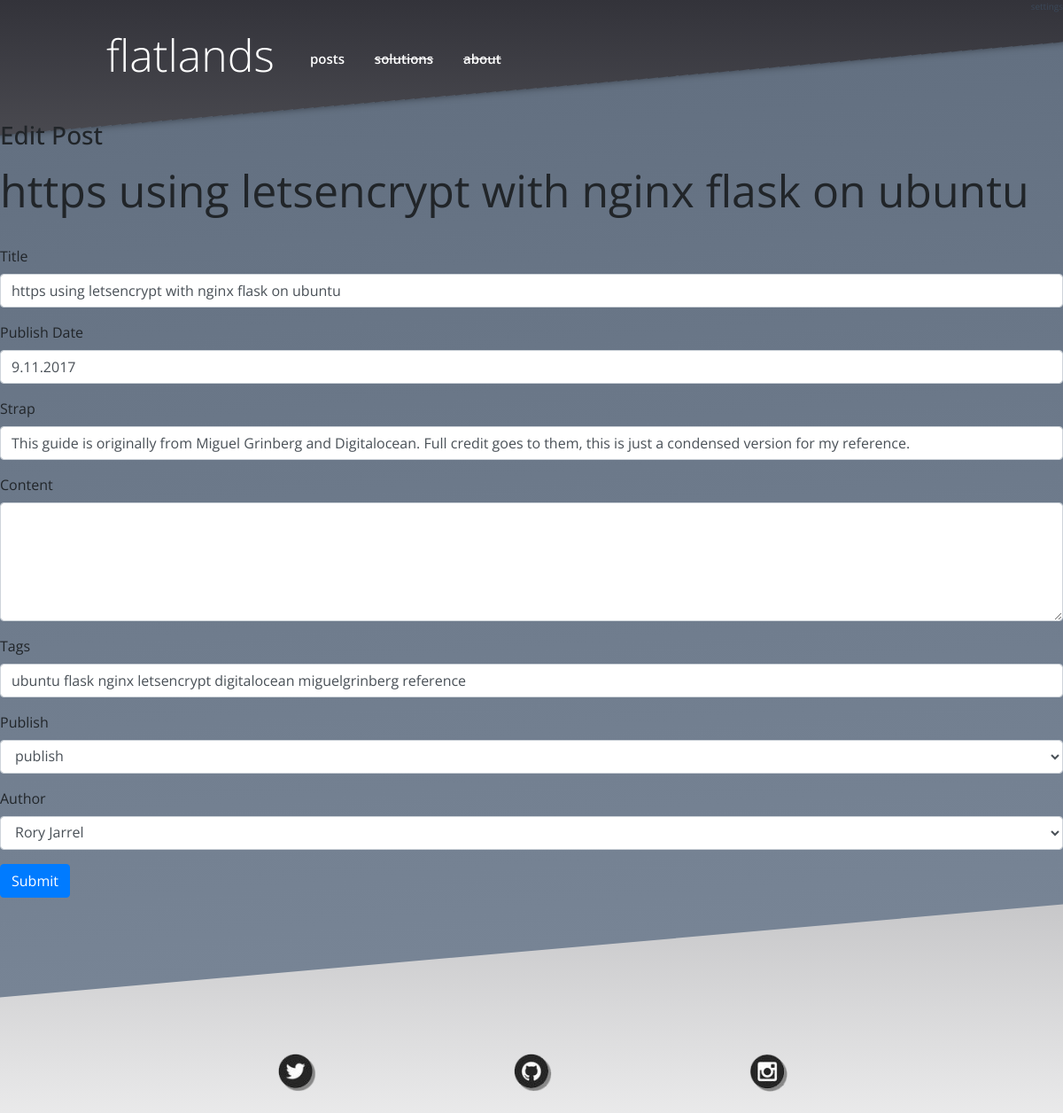
The app's page /article/edit/https-using-letsencrypt-with-nginx-flask-on-ubuntu, older data.
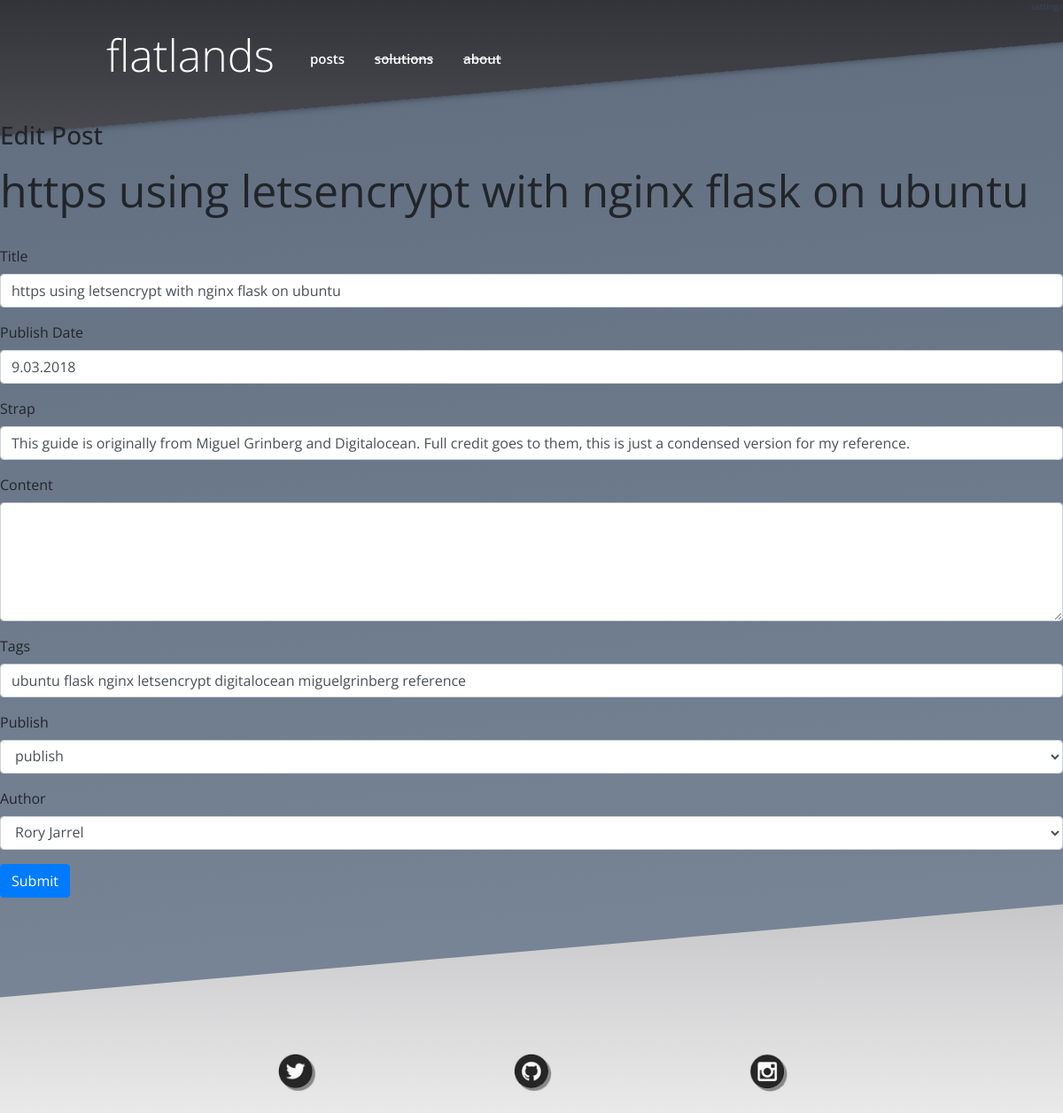
The same page, newer data.
### modules/models.py (models this page shows, shortened)
class Post(db.Model):
    id = db.Column(db.Integer, primary_key=True)
    title = db.Column(db.String())
    author = db.Column(db.String())
    tags = db.Column(db.String())
    strap = db.Column(db.String())
    content = db.Column(db.String())
    pub_date = db.Column(db.String())
    published = db.Column(db.Boolean, default=False)

### app.py (the view)
@app.route('/article/edit/<title>', methods=["GET", "POST"])
def post_edit(title):
    if request.method == 'GET':
        title = title.replace('-', ' ')
        post = modules.database.to_json((modules.models.Post.query.filter_by(title=title).first(),))[1]
        post['content'] = modules.database.markdown_to_string(f"{post['title'].replace(' ', '-')}.md")
        return render_template('post_edit.html', post=post)
    if request.method == 'POST':
        form = modules.database.form_to_dict(request.form)
        modules.database.edit_post(form, title)
        title = form['inputTitle'].replace(' ', '-')
        return redirect(f'/article/{title}')

### modules/database.py (called while the page is built)
def to_json(results):
    result = {}
    item = {}
    count = 1
    for row in results:
        for k, v in row.__dict__.items():
            if not k.startswith('_') and k != 'id':
                item[k] = v
        result[count] = item
        count += 1
        item = {}
    return result

def markdown_to_string(markdown_file):
    output = None
    post_dir = os.path.join(APP_ROOT, 'posts')
    with open(os.path.join(post_dir, f'{markdown_file}')) as f:
        output = f.read()
    return output

### templates/post_edit.html (shortened to what this page needs)
{% extends "base.html" %}
{% block content %}
<h3>Edit Post</h3>
<div class="title">{{ post.title }}</div>
<br>
<form action="/article/edit/{{post.title.replace(' ', '-')}}" method="POST">
    <div class="form-group">
        <label for="inputTitle">Title</label>
        <input type="text" class="form-control" value="{{ post.title }}" name="inputTitle" id="inputTitle">
    </div>
    <div class="form-group">
        <label for="inputPubDate">Publish Date</label>
        <input type="text" class="form-control" value="{{ post.pub_date }}" name="inputPubDate" id="inputPubDate">
    </div>
    <div class="form-group">
        <label for="inputStrap">Strap</label>
        <input type="text" class="form-control" value="{{ post.strap }}" name="inputStrap" id="inputStrap">
    </div>
    <div class="form-group">
        <label for="textareaContent">Content</label>
        <textarea class="form-control" name="textareaContent" id="textareaContent" rows="5"></textarea>
        </div>
    <div class="form-group">
      <label for="inputTags">Tags</label>
      <input type="text" class="form-control" value="{{post.tags}}" name="inputTags" id="inputTags">
    </div>
    <div class="form-group">
      <label for="selectPublish">Publish</label>
      <select class="form-control" name="selectPublish" id="selectPublish">
        <option>publish</option>
      </select>
    </div>
    <div class="form-group">
    <label for="selectAuthor">Author</label>
    <select class="form-control" name="selectAuthor" id="selectAuthor">
        <option>Rory Jarrel</option>
    </select>
    </div>
    <button type="submit" class="btn btn-primary">Submit</button>
  </form>
{% endblock %}

Row changes from the older to the newer data that the page shows:
changed Post "https using letsencrypt with nginx flask on ubuntu": inputPubDate "9.11.2017" → "9.03.2018"
